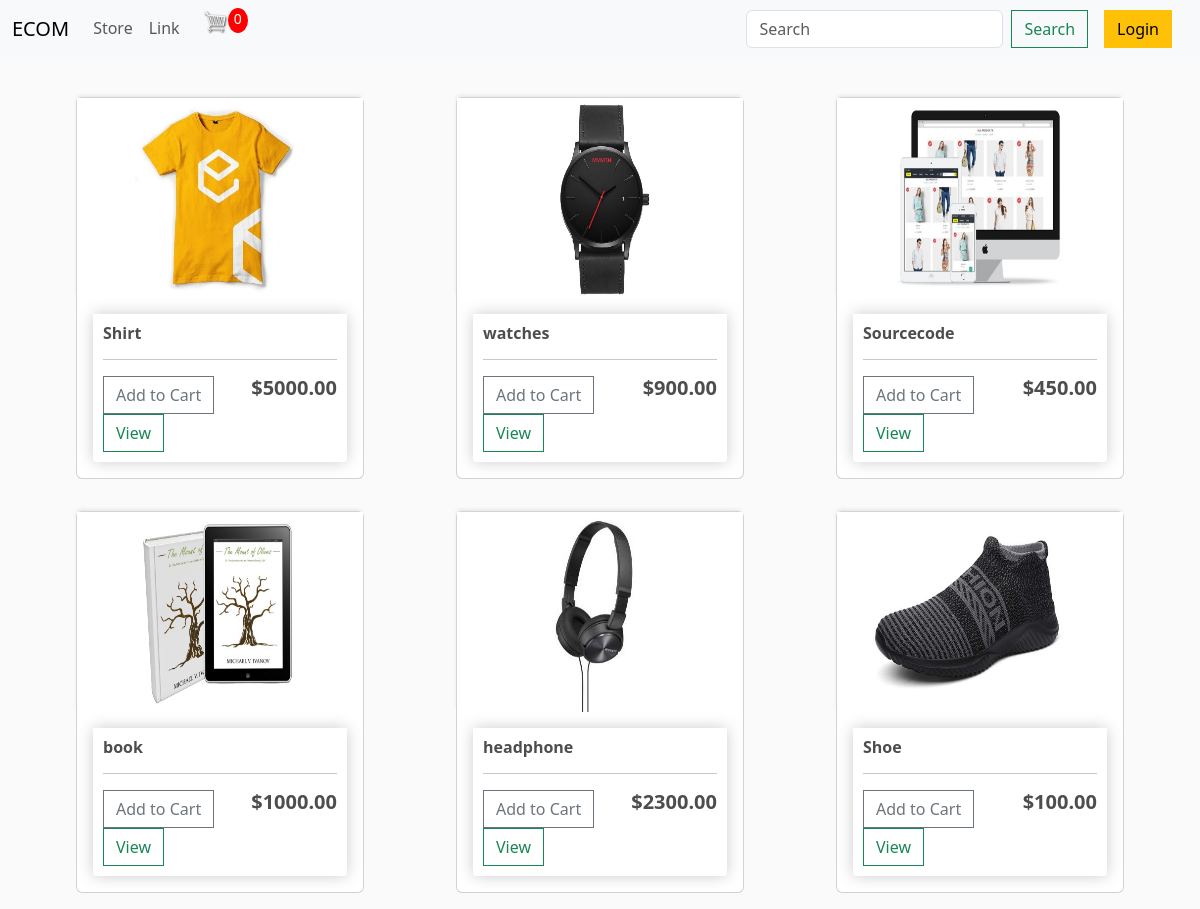
The page / on the database its author committed.
### store/models.py (models this page shows, shortened)
class Product(models.Model):
	name = models.CharField(max_length=200)
	price = models.DecimalField(max_digits=7, decimal_places=2)
	digital = models.BooleanField(default=False,null=True, blank=True)
	image = models.ImageField(null=True, blank=True)
	@property
	def imageURL(self):
		try:
			url = self.image.url
		except:
			url = ''
		return url

### store/views.py (the view)
# urls.py: path('', include('store.urls'))
def store(request):
    data = cartData(request)
    cartItems = data['cartItems']
    products = Product.objects.all()
    context = {'products':products, 'cartItems':cartItems}
    return render(request, 'store/store.html', context)

### store/utils.py (called while the page is built, shortened)
def cookieCart(request):
    try:
        cart = json.loads(request.COOKIES['cart'])
    except:
        cart={}
        print('Cart:', cart)
    items=[]
    order = {'get_cart_total':0, 'get_cart_items':0, 'shipping':False}
    cartItems=order['get_cart_items']
    return {'items':items, 'order':order, 'cartItems':cartItems}

def cartData(request):
    if request.user.is_authenticated:
        customer = request.user.customer
        order, created =Order.objects.get_or_create(customer=customer, complete=False)
        items = order.orderitem_set.all()
        cartItems=order.get_cart_items
    else:
        cookieData = cookieCart(request)
        cartItems = cookieData['cartItems']
        order = cookieData['order']
        items = cookieData['items']
    return {'items':items, 'order':order, 'cartItems':cartItems}

### store/templates/store/store.html
{% extends 'store/main.html' %}
{% load static %}
{% block content %}
	<div class="row">
		{% for product in products %}
		<div class="col-lg-4 col-md-6 col-sm-12 my-3  d-flex justify-content-center">
			<div class="card" style="width: 18rem;">
				<img src="{{product.imageURL}}" class="thumbnail" alt="...">
				<div class="card-body">
					<div class="box-element product">
						<h6><strong>{{product.name}}</strong></h6>
						<hr>
						<div class="d-flex justify-content-between">
							<div>
								<button data-product="{{product.id}}" data-action="add" class="btn btn-outline-secondary add-btn update-cart">Add to Cart</button>
								<a class="btn btn-outline-success" href="#">View</a>
							</div>
							<div>
								<h5 style="display: inline-block;"><strong>${{product.price}}</strong></h5>
							</div>
						</div>
					</div>
				</div>
			</div>
		</div>
		{% endfor %}
	</div>
{% endblock content %}

### store/templates/store/main.html (shortened to what this page needs)
{% load static %}
<!DOCTYPE html>
<html>
<head>
	<link href="https://cdn.jsdelivr.net/npm/bootstrap@5.3.2/dist/css/bootstrap.min.css" rel="stylesheet">
	<link rel="stylesheet" type="text/css" href="{% static 'css/main.css' %}">
</head>
<body>
  <nav class="navbar navbar-expand-lg bg-body-tertiary">
    <div class="container-fluid">
      <a class="navbar-brand" href="{% url 'store' %}">ECOM</a>
      <div class="collapse navbar-collapse" id="navbarSupportedContent">
        <ul class="navbar-nav me-auto mb-2 mb-lg-0">
          <li class="nav-item">
            <a class="nav-link" href="{% url 'store' %}">Store</a>
          </li>
          <li class="nav-item">
            <a class="nav-link" href="#">Link</a>
          </li>
          <li class="nav-item d-flex">
            <a href="{% url 'cart' %}">
              <img  id="cart-icon" src=" {% static 'images/cart.png'%}">
            </a>
            <p id="cart-total">{{cartItems}}</p>
          </li>
        </ul>
        <form class="d-flex" role="search">
          <input class="form-control me-2" type="search" placeholder="Search" aria-label="Search">
          <button class="btn btn-outline-success" type="submit">Search</button>
        </form>
          <a href="#"class="btn btn-warning mx-3">Login</a>
      </div>
    </div>
  </nav>
     <div class="container">
            <br>
            {% block content %}
            {% endblock content %}
         </div>
</body>
</html>

### static/css/main.css (style rules this page uses)
body { background-color: hsl(0, 0%, 98%); }
h1,h2,h3,h4,h5,h6 { color:hsl(0, 0%, 30%); }
.box-element { box-shadow:hsl(0, 0%, 80%) 0 0 16px; background-color: #fff; border-radius: 4px; padding: 10px; }
.thumbnail { width: 100%; height: 200px; -webkit-box-shadow: -1px -3px 5px -2px rgba(214,214,214,1); -moz-box-shadow: -1px -3px 5px -2px rgba(214,214,214,1); box-shadow: -1px -3px 5px -2px rgba(214,214,214,1); }
.product { border-radius: 0 0 4px 4px; }
#cart-icon { width:25px; display: inline-block; margin-left: 15px; }
#cart-total { display: block; text-align: center; color:#fff; background-color: red; width: 20px; height: 25px; border-radius: 50%; font-size: 14px; }
.col-lg-4, .col-lg-6, .col-lg-8, .col-lg-12 { margin-top: 10px; }
.btn { border-radius: 0; }

### rows shown on the page
Product: imageURL (picture), name "Shirt", price "5000.00"
Product: imageURL (picture), name "watches", price "900.00"
Product: imageURL (picture), name "Sourcecode", price "450.00"
Product: imageURL (picture), name "book", price "1000.00"
Product: imageURL (picture), name "headphone", price "2300.00"
Product: imageURL (picture), name "Shoe", price "100.00"

### other values the page prints
{{ cartItems }} "0"
